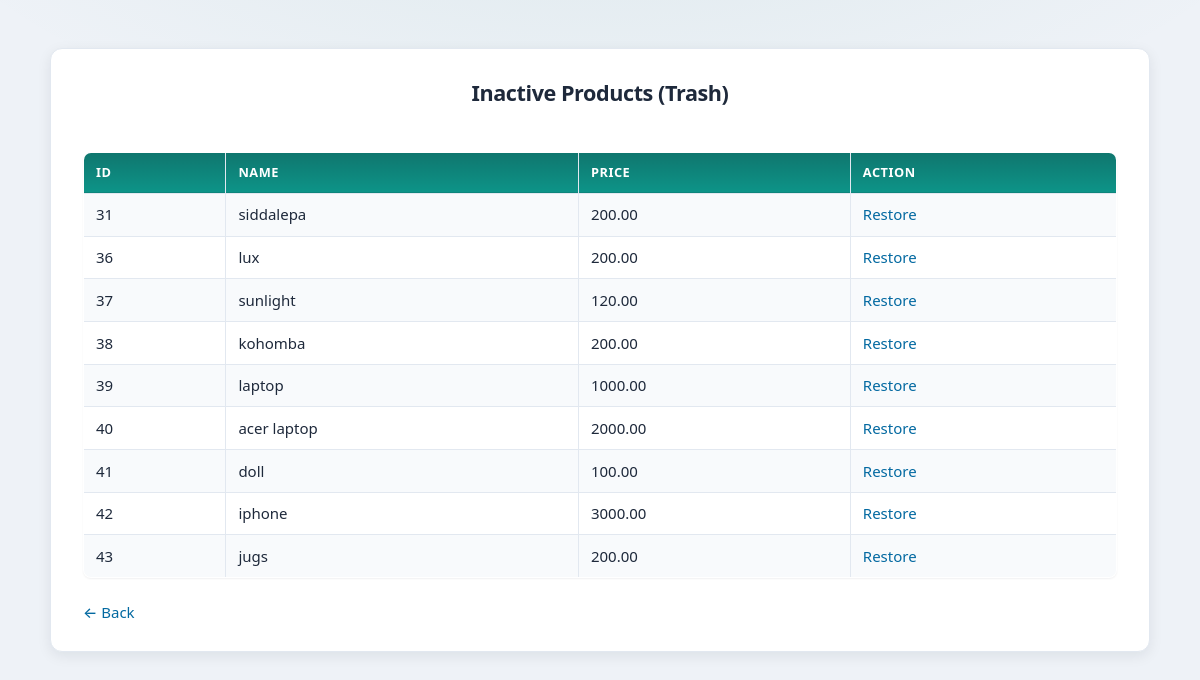
/inactive_products.php (signed in), run on the app's committed database.
### tables this page shows
CREATE TABLE IF NOT EXISTS `product` (
  `product_id` int NOT NULL AUTO_INCREMENT,
  `product_name` varchar(100) NOT NULL,
  `unit_price` decimal(10,2) NOT NULL,
  `category_id` int NOT NULL,
  `status` varchar(20) DEFAULT 'active',
  PRIMARY KEY (`product_id`),
  UNIQUE KEY `product_name` (`product_name`),
  KEY `category_id` (`category_id`)
);

### inactive_products.php (the view, shortened to what this page needs)
<?php
include 'includes/config.php';
$result = mysqli_query($conn,"SELECT * FROM product WHERE status='inactive'");
?>
<!DOCTYPE html>
<html>
<head>
    <link rel="stylesheet" href="style.css">
</head>
<body>
<div class="login-box">
<h2>Inactive Products (Trash)</h2>
<br>
<table border="1" width="100%">
<tr>
    <th>ID</th>
    <th>Name</th>
    <th>Price</th>
    <th>Action</th>
</tr>
<?php while($row = mysqli_fetch_assoc($result)): ?>
<tr>
    <td><?php echo $row['product_id']; ?></td>
    <td><?php echo $row['product_name']; ?></td>
    <td><?php echo $row['unit_price']; ?></td>
    <td>
        <a href="restore_product.php?id=<?php echo $row['product_id']; ?>">
            Restore
        </a>
    </td>
</tr>
<?php endwhile; ?>
</table>
<br>
<a href="products.php">← Back</a>
</div>
</body>
</html>

### style.css (style rules this page uses)
:root { --color-bg: #eef2f7; --color-bg-elevated: #ffffff; --color-text: #1e293b; --color-text-muted: #64748b; --color-primary: #0f766e; --color-primary-hover: #0d9488; --color-primary-soft: rgba(15, 118, 110, 0.12); --color-accent: #0369a1; --color-border: #e2e8f0; --color-success: #15803d; --color-danger: #b91c1c; --color-warning-bg: #fff7ed; --shadow-sm: 0 1px 2px rgba(15, 23, 42, 0.06); --shadow-md: 0 4px 14px rgba(15, 23, 42, 0.08); --shadow-lg: 0 12px 40px rgba(15, 23, 42, 0.1); --radius: 12px; --radius-sm: 8px; --font: system-ui, -apple-system, "Segoe UI", Roboto, "Helvetica Neue", Arial, sans-serif; --max-content: 1100px; }
*, *::before, *::after { box-sizing: border-box; }
html { -webkit-text-size-adjust: 100%; }
body { margin: 0; min-height: 100vh; padding: 1rem 1.25rem 2rem; font-family: var(--font); font-size: 15px; line-height: 1.5; color: var(--color-text); background: var(--color-bg); background-image: radial-gradient(ellipse 120% 80% at 50% -20%, rgba(15, 118, 110, 0.08), transparent 50%); }
h2 { margin: 0 0 1rem; font-weight: 600; font-size: 1.35rem; letter-spacing: -0.02em; text-align: center; color: var(--color-text); }
a { color: var(--color-accent); text-decoration: none; font-weight: 500; transition: color 0.15s ease; }
.login-box { width: 100%; max-width: var(--max-content); margin: 2rem auto; padding: 1.75rem 2rem; background: var(--color-bg-elevated); border-radius: var(--radius); box-shadow: var(--shadow-md); border: 1px solid var(--color-border); }
.login-box h2 { text-align: center; margin-bottom: 1.25rem; }
table { width: 100%; border-collapse: collapse; background: var(--color-bg-elevated); border-radius: var(--radius-sm); overflow: hidden; box-shadow: var(--shadow-sm); border: 1px solid var(--color-border); }
th { background: linear-gradient(180deg, #0f766e 0%, #0d9488 100%); color: #fff; padding: 0.65rem 0.75rem; text-align: left; font-size: 0.8rem; font-weight: 600; text-transform: uppercase; letter-spacing: 0.04em; }
td { padding: 0.6rem 0.75rem; border-bottom: 1px solid var(--color-border); text-align: left; }
tr:nth-child(even) { background: #f8fafc; }
tr:last-child td { border-bottom: none; }

### data on the page
product: product_id "31", product_name "siddalepa", unit_price "200.00"
product: product_id "36", product_name "lux", unit_price "200.00"
product: product_id "37", product_name "sunlight", unit_price "120.00"
product: product_id "38", product_name "kohomba", unit_price "200.00"
product: product_id "39", product_name "laptop", unit_price "1000.00"
product: product_id "40", product_name "acer laptop", unit_price "2000.00"
product: product_id "41", product_name "doll", unit_price "100.00"
product: product_id "42", product_name "iphone", unit_price "3000.00"
product: product_id "43", product_name "jugs", unit_price "200.00"
